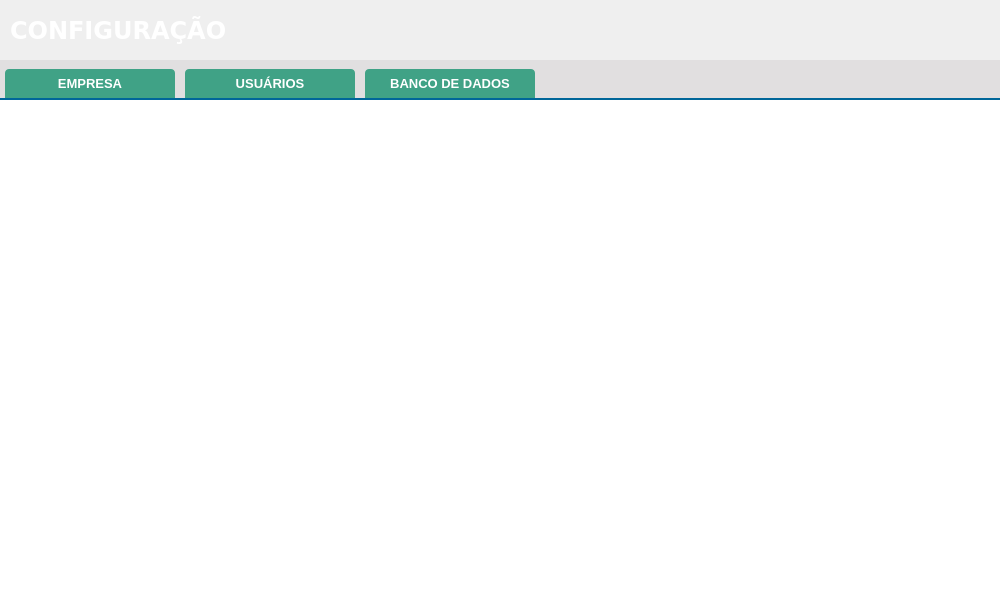
<?xml version="1.0" encoding="UTF-8"?>
<ui version="4.0">
 <class>ct_MainConfig</class>
 <widget class="QFrame" name="ct_MainConfig">
  <property name="geometry">
   <rect>
    <x>0</x>
    <y>0</y>
    <width>1000</width>
    <height>600</height>
   </rect>
  </property>
  <property name="windowTitle">
   <string>Frame</string>
  </property>
  <property name="styleSheet">
   <string notr="true">border:none</string>
  </property>
  <widget class="QFrame" name="frameMainConfig">
   <property name="geometry">
    <rect>
     <x>0</x>
     <y>0</y>
     <width>1000</width>
     <height>600</height>
    </rect>
   </property>
   <widget class="QFrame" name="fr_TituloConfig">
    <property name="geometry">
     <rect>
      <x>0</x>
      <y>0</y>
      <width>1000</width>
      <height>60</height>
     </rect>
    </property>
    <property name="styleSheet">
     <string notr="true">border: none</string>
    </property>
    <widget class="QLabel" name="lb_tituloConfig">
     <property name="geometry">
      <rect>
       <x>10</x>
       <y>15</y>
       <width>271</width>
       <height>30</height>
      </rect>
     </property>
     <property name="font">
      <font>
       <family>DejaVu Sans</family>
       <pointsize>18</pointsize>
       <weight>75</weight>
       <bold>true</bold>
      </font>
     </property>
     <property name="styleSheet">
      <string notr="true">color: #FFF</string>
     </property>
     <property name="text">
      <string>CONFIGURAÇÃO</string>
     </property>
    </widget>
   </widget>
   <widget class="QFrame" name="ct_config">
    <property name="geometry">
     <rect>
      <x>0</x>
      <y>100</y>
      <width>1000</width>
      <height>500</height>
     </rect>
    </property>
    <property name="styleSheet">
     <string notr="true">background: #FFF;
border: none</string>
    </property>
    <property name="frameShape">
     <enum>QFrame::StyledPanel</enum>
    </property>
    <property name="frameShadow">
     <enum>QFrame::Raised</enum>
    </property>
   </widget>
   <widget class="QFrame" name="fr_menuConfig">
    <property name="geometry">
     <rect>
      <x>0</x>
      <y>60</y>
      <width>1000</width>
      <height>40</height>
     </rect>
    </property>
    <property name="styleSheet">
     <string notr="true">background:#E1DFE0;
border: none;
border-bottom: 2px solid #069;</string>
    </property>
    <property name="frameShape">
     <enum>QFrame::StyledPanel</enum>
    </property>
    <property name="frameShadow">
     <enum>QFrame::Raised</enum>
    </property>
    <widget class="QPushButton" name="bt_confEmpresa">
     <property name="geometry">
      <rect>
       <x>5</x>
       <y>2</y>
       <width>170</width>
       <height>36</height>
      </rect>
     </property>
     <property name="font">
      <font>
       <family>Arial</family>
       <pointsize>10</pointsize>
       <weight>75</weight>
       <bold>true</bold>
      </font>
     </property>
     <property name="cursor">
      <cursorShape>PointingHandCursor</cursorShape>
     </property>
     <property name="focusPolicy">
      <enum>Qt::NoFocus</enum>
     </property>
     <property name="autoFillBackground">
      <bool>false</bool>
     </property>
     <property name="styleSheet">
      <string notr="true">QPushButton{
background: #40A286 ;
border: none;
color: #FFF;
border-top-left-radius: 4px;
border-top-right-radius: 4px;
margin-top: 7px;
}
QPushButton:hover {
background: #7AB32E;
margin-top: 0;
}
QPushButton:disabled {
background: #7AB32E;
margin-top: 0;
}
</string>
     </property>
     <property name="text">
      <string>EMPRESA</string>
     </property>
     <property name="icon">
      <iconset>
       <normaloff>../../RSP/Images/icon/tag-new.png</normaloff>../../RSP/Images/icon/tag-new.png</iconset>
     </property>
     <property name="iconSize">
      <size>
       <width>25</width>
       <height>25</height>
      </size>
     </property>
     <property name="shortcut">
      <string>F7</string>
     </property>
     <property name="flat">
      <bool>true</bool>
     </property>
    </widget>
    <widget class="QPushButton" name="bt_confUser">
     <property name="geometry">
      <rect>
       <x>185</x>
       <y>2</y>
       <width>170</width>
       <height>36</height>
      </rect>
     </property>
     <property name="font">
      <font>
       <family>Arial</family>
       <pointsize>10</pointsize>
       <weight>75</weight>
       <bold>true</bold>
      </font>
     </property>
     <property name="cursor">
      <cursorShape>PointingHandCursor</cursorShape>
     </property>
     <property name="focusPolicy">
      <enum>Qt::NoFocus</enum>
     </property>
     <property name="autoFillBackground">
      <bool>false</bool>
     </property>
     <property name="styleSheet">
      <string notr="true">QPushButton{
background: #40A286 ;
border: none;
color: #FFF;
border-top-left-radius: 4px;
border-top-right-radius: 4px;
margin-top: 7px;
}
QPushButton:hover {
background: #7AB32E;
margin-top: 0;
}
QPushButton:disabled {
background: #7AB32E;
margin-top: 0;
}
</string>
     </property>
     <property name="text">
      <string>USUÁRIOS</string>
     </property>
     <property name="icon">
      <iconset>
       <normaloff>../../RSP/Images/icon/tag-new.png</normaloff>../../RSP/Images/icon/tag-new.png</iconset>
     </property>
     <property name="iconSize">
      <size>
       <width>25</width>
       <height>25</height>
      </size>
     </property>
     <property name="shortcut">
      <string>F7</string>
     </property>
     <property name="flat">
      <bool>true</bool>
     </property>
    </widget>
    <widget class="QPushButton" name="bt_confDB">
     <property name="enabled">
      <bool>true</bool>
     </property>
     <property name="geometry">
      <rect>
       <x>365</x>
       <y>2</y>
       <width>170</width>
       <height>36</height>
      </rect>
     </property>
     <property name="font">
      <font>
       <family>Arial</family>
       <pointsize>10</pointsize>
       <weight>75</weight>
       <bold>true</bold>
      </font>
     </property>
     <property name="cursor">
      <cursorShape>PointingHandCursor</cursorShape>
     </property>
     <property name="focusPolicy">
      <enum>Qt::NoFocus</enum>
     </property>
     <property name="autoFillBackground">
      <bool>false</bool>
     </property>
     <property name="styleSheet">
      <string notr="true">QPushButton{
background: #40A286 ;
border: none;
color: #FFF;
border-top-left-radius: 4px;
border-top-right-radius: 4px;
margin-top: 7px;
}
QPushButton:hover {
background: #7AB32E;
margin-top: 0;
}
QPushButton:disabled {
background: #7AB32E;
margin-top: 0;
}
</string>
     </property>
     <property name="text">
      <string>BANCO DE DADOS</string>
     </property>
     <property name="icon">
      <iconset>
       <normaloff>../../RSP/Images/icon/tag-new.png</normaloff>../../RSP/Images/icon/tag-new.png</iconset>
     </property>
     <property name="iconSize">
      <size>
       <width>25</width>
       <height>25</height>
      </size>
     </property>
     <property name="shortcut">
      <string>F7</string>
     </property>
     <property name="flat">
      <bool>true</bool>
     </property>
    </widget>
   </widget>
   <zorder>ct_config</zorder>
   <zorder>fr_TituloConfig</zorder>
   <zorder>fr_menuConfig</zorder>
  </widget>
 </widget>
 <resources/>
 <connections/>
</ui>
